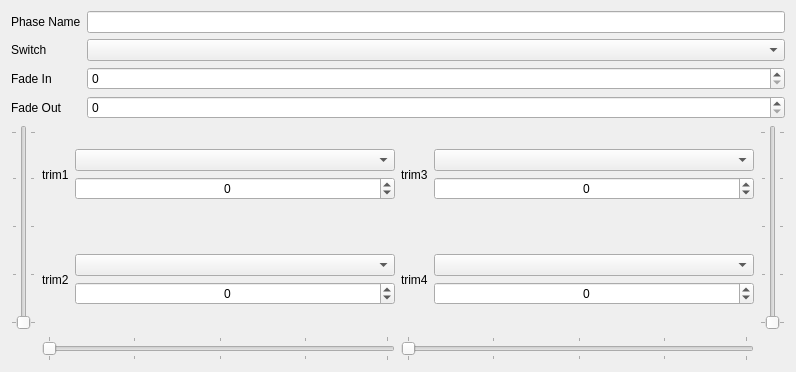
           <widget class="QWidget" name="phase4">
            <property name="geometry">
             <rect>
              <x>0</x>
              <y>0</y>
              <width>796</width>
              <height>372</height>
             </rect>
            </property>
            <attribute name="label">
             <string>Flight Phase 4</string>
            </attribute>
            <layout class="QVBoxLayout" name="verticalLayout_4e">
             <item>
              <layout class="QGridLayout" name="gridLayout_11e">
               <item row="0" column="2">
                <widget class="QLineEdit" name="phase4Name">
                 <property name="maxLength">
                  <number>6</number>
                 </property>
                </widget>
               </item>
               <item row="0" column="0">
                <widget class="QLabel" name="label_37b">
                 <property name="text">
                  <string>Phase Name</string>
                 </property>
                </widget>
               </item>
               <item row="2" column="0">
                <widget class="QLabel" name="label_38b">
                 <property name="text">
                  <string>Fade In</string>
                 </property>
                </widget>
               </item>
               <item row="3" column="0">
                <widget class="QLabel" name="label_39b">
                 <property name="text">
                  <string>Fade Out</string>
                 </property>
                </widget>
               </item>
               <item row="1" column="0">
                <widget class="QLabel" name="label_37b_2">
                 <property name="text">
                  <string>Switch</string>
                 </property>
                </widget>
               </item>
               <item row="1" column="2">
                <widget class="QComboBox" name="phase4Switch"/>
               </item>
               <item row="2" column="2">
                <widget class="QSpinBox" name="phase4FadeIn">
                 <property name="minimum">
                  <number>0</number>
                 </property>
                 <property name="maximum">
                  <number>15</number>
                 </property>
                </widget>
               </item>
               <item row="3" column="2">
                <widget class="QSpinBox" name="phase4FadeOut">
                 <property name="minimum">
                  <number>0</number>
                 </property>
                 <property name="maximum">
                  <number>15</number>
                 </property>
                </widget>
               </item>
              </layout>
             </item>
             <item>
              <layout class="QGridLayout" name="gridLayout_12b">
               <item row="0" column="0">
                <widget class="QSlider" name="phase4Trim1Slider">
                 <property name="orientation">
                  <enum>Qt::Vertical</enum>
                 </property>
                 <property name="tickPosition">
                  <enum>QSlider::TicksBothSides</enum>
                 </property>
                 <property name="tickInterval">
                  <number>25</number>
                 </property>
                </widget>
               </item>
               <item row="0" column="3">
                <widget class="QSlider" name="phase4Trim3Slider">
                 <property name="orientation">
                  <enum>Qt::Vertical</enum>
                 </property>
                 <property name="invertedAppearance">
                  <bool>false</bool>
                 </property>
                 <property name="invertedControls">
                  <bool>false</bool>
                 </property>
                 <property name="tickPosition">
                  <enum>QSlider::TicksBothSides</enum>
                 </property>
                 <property name="tickInterval">
                  <number>25</number>
                 </property>
                </widget>
               </item>
               <item row="2" column="2">
                <widget class="QSlider" name="phase4Trim4Slider">
                 <property name="orientation">
                  <enum>Qt::Horizontal</enum>
                 </property>
                 <property name="tickPosition">
                  <enum>QSlider::TicksBothSides</enum>
                 </property>
                 <property name="tickInterval">
                  <number>25</number>
                 </property>
                </widget>
               </item>
               <item row="2" column="1">
                <widget class="QSlider" name="phase4Trim2Slider">
                 <property name="orientation">
                  <enum>Qt::Horizontal</enum>
                 </property>
                 <property name="tickPosition">
                  <enum>QSlider::TicksBothSides</enum>
                 </property>
                 <property name="tickInterval">
                  <number>25</number>
                 </property>
                </widget>
               </item>
               <item row="0" column="1">
                <layout class="QGridLayout" name="gridLayout_14b" columnstretch="0,1">
                 <item row="1" column="0">
                  <widget class="QLabel" name="phase4Trim2Label">
                   <property name="text">
                    <string>trim2</string>
                   </property>
                  </widget>
                 </item>
                 <item row="0" column="0">
                  <widget class="QLabel" name="phase4Trim1Label">
                   <property name="text">
                    <string>trim1</string>
                   </property>
                  </widget>
                 </item>
                 <item row="0" column="1">
                  <layout class="QVBoxLayout" name="verticalLayout_5a">
                   <item>
                    <spacer name="verticalSpacer_3a">
                     <property name="orientation">
                      <enum>Qt::Vertical</enum>
                     </property>
                     <property name="sizeHint" stdset="0">
                      <size>
                       <width>20</width>
                       <height>40</height>
                      </size>
                     </property>
                    </spacer>
                   </item>
                   <item>
                    <widget class="QComboBox" name="phase4Trim1Use"/>
                   </item>
                   <item>
                    <widget class="QSpinBox" name="phase4Trim1Value">
                     <property name="alignment">
                      <set>Qt::AlignCenter</set>
                     </property>
                     <property name="accelerated">
                      <bool>true</bool>
                     </property>
                     <property name="minimum">
                      <number>-896</number>
                     </property>
                     <property name="maximum">
                      <number>896</number>
                     </property>
                    </widget>
                   </item>
                   <item>
                    <spacer name="verticalSpacer_4c">
                     <property name="orientation">
                      <enum>Qt::Vertical</enum>
                     </property>
                     <property name="sizeHint" stdset="0">
                      <size>
                       <width>20</width>
                       <height>40</height>
                      </size>
                     </property>
                    </spacer>
                   </item>
                  </layout>
                 </item>
                 <item row="1" column="1">
                  <layout class="QVBoxLayout" name="verticalLayout_6d">
                   <item>
                    <spacer name="verticalSpacer_5d">
                     <property name="orientation">
                      <enum>Qt::Vertical</enum>
                     </property>
                     <property name="sizeHint" stdset="0">
                      <size>
                       <width>20</width>
                       <height>40</height>
                      </size>
                     </property>
                    </spacer>
                   </item>
                   <item>
                    <widget class="QComboBox" name="phase4Trim2Use"/>
                   </item>
                   <item>
                    <widget class="QSpinBox" name="phase4Trim2Value">
                     <property name="alignment">
                      <set>Qt::AlignCenter</set>
                     </property>
                     <property name="accelerated">
                      <bool>true</bool>
                     </property>
                     <property name="minimum">
                      <number>-896</number>
                     </property>
                     <property name="maximum">
                      <number>896</number>
                     </property>
                    </widget>
                   </item>
                   <item>
                    <spacer name="verticalSpacer_6d">
                     <property name="orientation">
                      <enum>Qt::Vertical</enum>
                     </property>
                     <property name="sizeHint" stdset="0">
                      <size>
                       <width>20</width>
                       <height>40</height>
                      </size>
                     </property>
                    </spacer>
                   </item>
                  </layout>
                 </item>
                </layout>
               </item>
               <item row="0" column="2">
                <layout class="QGridLayout" name="gridLayout_15b" columnstretch="0,1">
                 <item row="1" column="0">
                  <widget class="QLabel" name="phase4Trim4Label">
                   <property name="text">
                    <string>trim4</string>
                   </property>
                  </widget>
                 </item>
                 <item row="0" column="0">
                  <widget class="QLabel" name="phase4Trim3Label">
                   <property name="text">
                    <string>trim3</string>
                   </property>
                  </widget>
                 </item>
                 <item row="0" column="1">
                  <layout class="QVBoxLayout" name="verticalLayout_7d">
                   <item>
                    <spacer name="verticalSpacer_7d">
                     <property name="orientation">
                      <enum>Qt::Vertical</enum>
                     </property>
                     <property name="sizeHint" stdset="0">
                      <size>
                       <width>20</width>
                       <height>40</height>
                      </size>
                     </property>
                    </spacer>
                   </item>
                   <item>
                    <widget class="QComboBox" name="phase4Trim3Use"/>
                   </item>
                   <item>
                    <widget class="QSpinBox" name="phase4Trim3Value">
                     <property name="alignment">
                      <set>Qt::AlignCenter</set>
                     </property>
                     <property name="accelerated">
                      <bool>true</bool>
                     </property>
                     <property name="minimum">
                      <number>-896</number>
                     </property>
                     <property name="maximum">
                      <number>896</number>
                     </property>
                    </widget>
                   </item>
                   <item>
                    <spacer name="verticalSpacer_8a">
                     <property name="orientation">
                      <enum>Qt::Vertical</enum>
                     </property>
                     <property name="sizeHint" stdset="0">
                      <size>
                       <width>20</width>
                       <height>40</height>
                      </size>
                     </property>
                    </spacer>
                   </item>
                  </layout>
                 </item>
                 <item row="1" column="1">
                  <layout class="QVBoxLayout" name="verticalLayout_8b">
                   <item>
                    <spacer name="verticalSpacer_9b">
                     <property name="orientation">
                      <enum>Qt::Vertical</enum>
                     </property>
                     <property name="sizeHint" stdset="0">
                      <size>
                       <width>20</width>
                       <height>40</height>
                      </size>
                     </property>
                    </spacer>
                   </item>
                   <item>
                    <widget class="QComboBox" name="phase4Trim4Use"/>
                   </item>
                   <item>
                    <widget class="QSpinBox" name="phase4Trim4Value">
                     <property name="alignment">
                      <set>Qt::AlignCenter</set>
                     </property>
                     <property name="accelerated">
                      <bool>true</bool>
                     </property>
                     <property name="minimum">
                      <number>-896</number>
                     </property>
                     <property name="maximum">
                      <number>896</number>
                     </property>
                    </widget>
                   </item>
                   <item>
                    <spacer name="verticalSpacer_10a">
                     <property name="orientation">
                      <enum>Qt::Vertical</enum>
                     </property>
                     <property name="sizeHint" stdset="0">
                      <size>
                       <width>20</width>
                       <height>40</height>
                      </size>
                     </property>
                    </spacer>
                   </item>
                  </layout>
                 </item>
                </layout>
               </item>
              </layout>
             </item>
            </layout>
           </widget>
